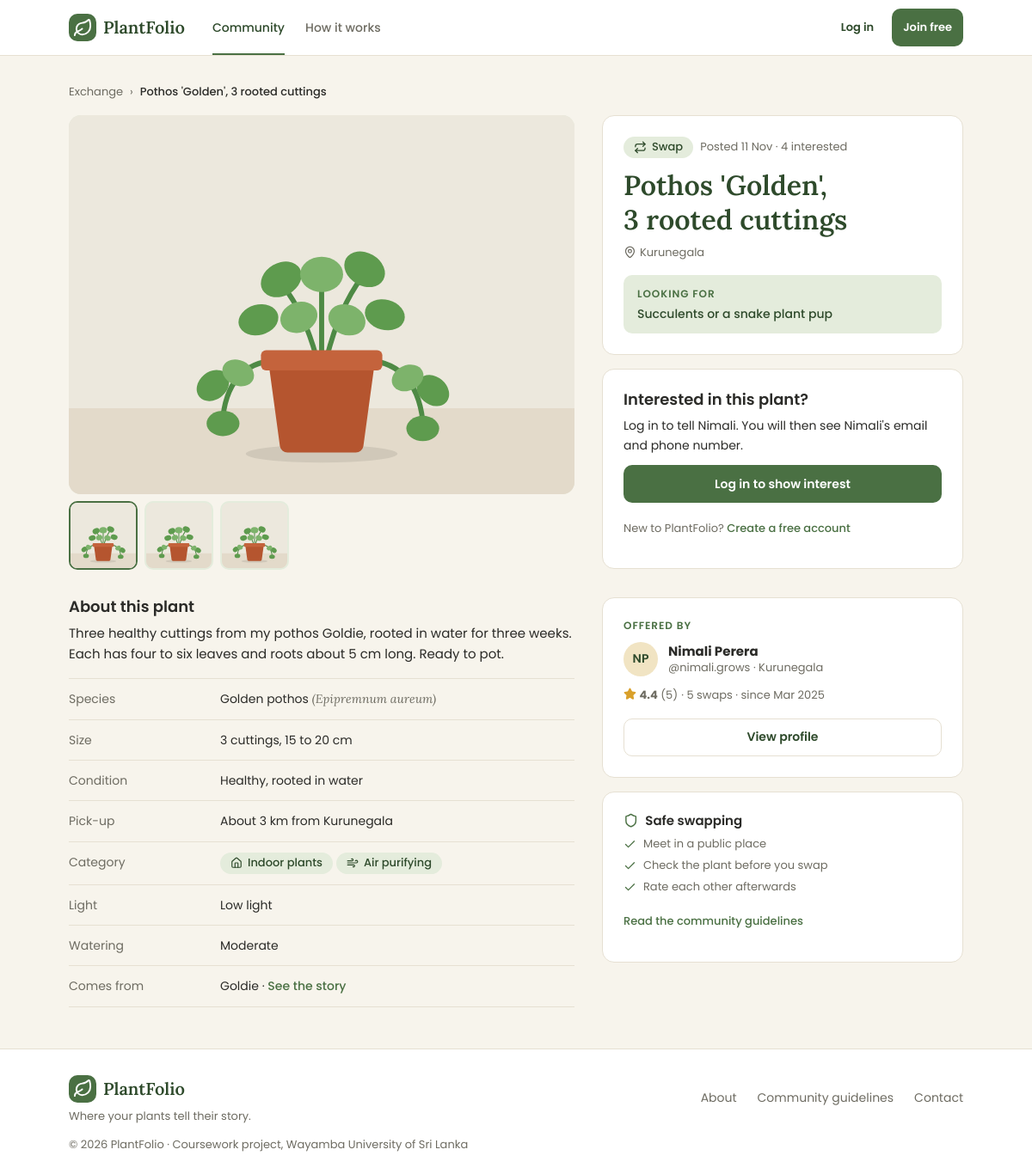
/public/listing.php?id=7, run on the app's committed database.
### tables this page shows
CREATE TABLE exchange_listings (
    id              INT UNSIGNED     NOT NULL AUTO_INCREMENT,
    user_id         INT UNSIGNED     NOT NULL,
    plant_id        INT UNSIGNED     NULL DEFAULT NULL,
    species_id      INT UNSIGNED     NULL DEFAULT NULL,
    title           VARCHAR(100)     NOT NULL,
    description     TEXT             NULL,
    type            ENUM('swap','free','either') NOT NULL DEFAULT 'swap',
    looking_for     VARCHAR(150)     NULL DEFAULT NULL,
    town_id         INT UNSIGNED     NOT NULL,
    km_from_town    TINYINT UNSIGNED NOT NULL DEFAULT 0,
    size            VARCHAR(60)      NULL DEFAULT NULL,
    plant_condition VARCHAR(100)     NULL DEFAULT NULL,    
    light_level     ENUM('low','medium','bright') NULL DEFAULT NULL,       
    water_need      ENUM('low','moderate','high') NULL DEFAULT NULL,       
    photo           VARCHAR(255)     NOT NULL,
    share_email     TINYINT(1)       NOT NULL DEFAULT 1,
    share_phone     TINYINT(1)       NOT NULL DEFAULT 0,
    status          ENUM('open','closed') NOT NULL DEFAULT 'open',
    exchanged_with  INT UNSIGNED     NULL DEFAULT NULL,
    exchanged_at    DATETIME         NULL DEFAULT NULL,
    created_at      DATETIME         NOT NULL DEFAULT CURRENT_TIMESTAMP,
    PRIMARY KEY (id),
    KEY idx_listings_user (user_id),
    KEY idx_listings_plant (plant_id),
    KEY idx_listings_species (species_id),
    KEY idx_listings_town (town_id),
    KEY idx_listings_exchanged_with (exchanged_with),
     
    KEY idx_listings_status_created (status, created_at),
    CONSTRAINT chk_listings_km CHECK (km_from_town BETWEEN 0 AND 30),
    CONSTRAINT fk_listings_user           FOREIGN KEY (user_id)        REFERENCES users (id)         ON DELETE CASCADE,
     
    CONSTRAINT fk_listings_plant          FOREIGN KEY (plant_id)       REFERENCES plants (id)        ON DELETE SET NULL,
    CONSTRAINT fk_listings_species        FOREIGN KEY (species_id)     REFERENCES plant_species (id) ON DELETE SET NULL,
    CONSTRAINT fk_listings_town           FOREIGN KEY (town_id)        REFERENCES towns (id)         ON DELETE RESTRICT,
    CONSTRAINT fk_listings_exchanged_with FOREIGN KEY (exchanged_with) REFERENCES users (id)         ON DELETE SET NULL
);

CREATE TABLE towns (
    id        INT UNSIGNED  NOT NULL AUTO_INCREMENT,
    name      VARCHAR(100)  NOT NULL,
    latitude  DECIMAL(9,6)  NOT NULL,
    longitude DECIMAL(9,6)  NOT NULL,
    PRIMARY KEY (id),
    UNIQUE KEY uq_towns_name (name)
);

CREATE TABLE users (
    id                  INT UNSIGNED     NOT NULL AUTO_INCREMENT,
    username            VARCHAR(30)      NOT NULL,
    full_name           VARCHAR(100)     NOT NULL,
    email               VARCHAR(255)     NOT NULL,
    phone               VARCHAR(20)      NULL DEFAULT NULL,
    password_hash       VARCHAR(255)     NOT NULL,
    bio                 VARCHAR(500)     NULL DEFAULT NULL,
    town_id             INT UNSIGNED     NULL DEFAULT NULL,
    km_from_town        TINYINT UNSIGNED NULL DEFAULT NULL,
    avatar              VARCHAR(255)     NULL DEFAULT NULL,
    new_plants_public   TINYINT(1)       NOT NULL DEFAULT 1,
    dashboard_reminders TINYINT(1)       NOT NULL DEFAULT 1,
    email_reminders     TINYINT(1)       NOT NULL DEFAULT 0,
    failed_logins       TINYINT UNSIGNED NOT NULL DEFAULT 0,
    locked_until        DATETIME         NULL DEFAULT NULL,
    created_at          DATETIME         NOT NULL DEFAULT CURRENT_TIMESTAMP,
    PRIMARY KEY (id),
    UNIQUE KEY uq_users_username (username),
    UNIQUE KEY uq_users_email (email),
    KEY idx_users_town (town_id),
    CONSTRAINT chk_users_km CHECK (km_from_town BETWEEN 0 AND 30),
     
    CONSTRAINT fk_users_town FOREIGN KEY (town_id) REFERENCES towns (id) ON DELETE RESTRICT
);

CREATE TABLE plants (
    id             INT UNSIGNED NOT NULL AUTO_INCREMENT,
    user_id        INT UNSIGNED NOT NULL,
    collection_id  INT UNSIGNED NULL DEFAULT NULL,
    species_id     INT UNSIGNED NULL DEFAULT NULL,
    custom_species VARCHAR(150) NULL DEFAULT NULL,    
    nickname       VARCHAR(60)  NOT NULL,
    photo          VARCHAR(255) NULL DEFAULT NULL,
    acquired_on    DATE         NULL DEFAULT NULL,
    health_status  ENUM('thriving','stable','needs_attention','sick') NOT NULL DEFAULT 'stable',
    is_public      TINYINT(1)   NOT NULL DEFAULT 1,
    created_at     DATETIME     NOT NULL DEFAULT CURRENT_TIMESTAMP,
    PRIMARY KEY (id),
    KEY idx_plants_user (user_id),
    KEY idx_plants_collection (collection_id),
    KEY idx_plants_species (species_id),
    KEY idx_plants_health (health_status),
    KEY idx_plants_public (is_public),
    CONSTRAINT fk_plants_user       FOREIGN KEY (user_id)       REFERENCES users (id)         ON DELETE CASCADE,
     
    CONSTRAINT fk_plants_collection FOREIGN KEY (collection_id) REFERENCES collections (id)   ON DELETE SET NULL,
    CONSTRAINT fk_plants_species    FOREIGN KEY (species_id)    REFERENCES plant_species (id) ON DELETE SET NULL
);

### public/listing.php (the view, shortened to what the rows shown need)
<?php
require_once __DIR__ . '/../includes/helpers.php';
require_once __DIR__ . '/../includes/mock-data.php';
$id_param = get_text('id');
$listing  = null;
if (ctype_digit($id_param)) {
    foreach ($mock_listings as $row) {
        if ($row['id'] === (int) $id_param) {
            $listing = $row;
            break;
        }
    }
}
    ?>
    <?php
$is_owner = $current_user && $listing['user_id'] === $current_user['id'];
$is_open  = $listing['status'] === 'open';
$owner       = $mock_users[$listing['user_id']];
$owner_first = first_name($owner['full_name']);
$my_row = null;
$my_interest = ($my_row && $my_row['status'] !== 'withdrawn') ? $my_row : null;
$source_plant = null;
if ($listing['plant_id'] !== null) {
    foreach (array_merge($mock_plants, $mock_community_plants) as $plant) {
        if ($plant['id'] === $listing['plant_id'] && ($plant['is_public'] || $is_owner)) {
            $source_plant = $plant;
        }
    }
}
$shared_words = implode(' and ', array_keys(array_filter([
    'email'        => $listing['share_email'],
    'phone number' => $listing['share_phone'],
])));
$type          = listing_type($listing['type']);
$posted        = format_day($listing['created_at']);
$show_distance = !$is_owner && $listing['distance_km'] !== null;
$login_url     = query_url('login.php', ['next' => 'listing.php?id=' . $listing['id']]);
$exchanged_with = (!$is_open && $is_owner && $listing['exchanged_with'] !== null)
    ? ($mock_users[$listing['exchanged_with']] ?? null)
    : null;
include __DIR__ . '/../includes/header.php';
?>
<div class="container page">
  <nav aria-label="Breadcrumb">
    <ol class="breadcrumb listing-breadcrumb">
      <li><span aria-current="page"><?= e($listing['title']) ?></span></li>
    </ol>
  </nav>
  <div class="listing-layout">
    <div class="listing-side listing-side-top">
      <section class="panel listing-summary" id="summary">
        <p class="listing-summary-meta">
          <span class="badge badge-type-<?= e($listing['type']) ?>"><?= icon($type['icon']) ?> <?= e($type['label']) ?></span>
          <span>Posted <?= e($posted) ?><?php if ($listing['interest_count'] > 0): ?> · <?= e($listing['interest_count']) ?> interested<?php endif; ?></span>
        </p>
        <h1 class="listing-title"><?= e($listing['title']) ?></h1>
        <p class="listing-place">
          <?= icon('map-pin') ?>
          <span><?= e($listing['location']) ?><?php if ($show_distance): ?> · <?= $listing['distance_km'] === 0 ? 'in your town' : 'about ' . e($listing['distance_km']) . ' km from you' ?><?php endif; ?></span>
        </p>
        <div class="listing-wants">
          <p class="label">Looking for</p>
          <p><?= e(ucfirst(listing_wants($listing))) ?></p>
        </div>
      </section>
      <section class="panel listing-interest<?= $my_interest && $is_open ? ' is-sent' : '' ?>" aria-labelledby="interest-title">
        <?php if (!$is_open): ?>
          <h2 class="panel-title" id="interest-title"><?= icon('lock') ?> This listing is closed</h2>
          <?php if ($is_owner): ?>
            <p class="listing-interest-text">
              <?= $exchanged_with ? 'You exchanged this plant with ' . e($exchanged_with['full_name']) . '.' : 'You closed this listing.' ?>
            </p>
            <a class="btn btn-primary listing-interest-btn" href="<?= e(url('my-exchanges.php')) ?>"><?= icon('repeat') ?> Go to My exchanges</a>
          <?php else: ?>
            <p class="listing-interest-text">This plant has found a new home, so the listing no longer takes interest.</p>
            <a class="btn btn-primary listing-interest-btn" href="<?= e(url('community.php?tab=exchange')) ?>"><?= icon('repeat') ?> Browse the exchange</a>
          <?php endif; ?>
        <?php elseif (!$current_user): ?>
          <h2 class="panel-title" id="interest-title">Interested in this plant?</h2>
          <p class="listing-interest-text">Log in to tell <?= e($owner_first) ?>. You will then see <?= e($owner_first) ?>'s <?= e($shared_words) ?>.</p>
          <a class="btn btn-primary listing-interest-btn" href="<?= e($login_url) ?>">Log in to show interest</a>
          <p class="listing-signup">New to PlantFolio? <a href="<?= e(url('register.php')) ?>">Create a free account</a></p>
        <?php endif; ?>
      </section>
    </div>
    <section class="listing-about" aria-labelledby="about-title">
      <h2 class="listing-about-title" id="about-title">About this plant</h2>
      <p class="listing-description"><?= e($listing['description']) ?></p>
      <dl class="listing-details">
        <div>
        </div>
        <?php if ($listing['size'] !== null): ?>
          <div><dt>Size</dt><dd><?= e($listing['size']) ?></dd></div>
        <?php endif; ?>
        <?php if ($listing['plant_condition'] !== null): ?>
          <div><dt>Condition</dt><dd><?= e($listing['plant_condition']) ?></dd></div>
        <?php endif; ?>
        <?php if ($listing['km_from_town'] !== null): ?>
          <div>
            <dt>Pick-up</dt>
            <dd><?= $listing['km_from_town'] === 0 ? 'In ' . e($listing['location']) : 'About ' . e($listing['km_from_town']) . ' km from ' . e($listing['location']) ?></dd>
          </div>
        <?php endif; ?>
        <?php if ($listing['categories']): ?>
          <div>
          </div>
        <?php endif; ?>
        <?php if ($listing['light_level'] !== null): ?>
          <div><dt>Light</dt><dd><?= e(light_levels()[$listing['light_level']]) ?></dd></div>
        <?php endif; ?>
        <?php if ($listing['water_need'] !== null): ?>
          <div><dt>Watering</dt><dd><?= e(water_needs()[$listing['water_need']]) ?></dd></div>
        <?php endif; ?>
        <?php if ($source_plant): ?>
          <div>
            <dt>Comes from</dt>
            <dd>
              <?= e($source_plant['nickname']) ?> ·
              <a class="listing-story-link" href="<?= e(url('plant.php?id=' . $source_plant['id'])) ?>">See the story<span class="visually-hidden"> of <?= e($source_plant['nickname']) ?></span></a>
            </dd>
          </div>
        <?php endif; ?>
      </dl>
    </section>
    <div class="listing-side listing-side-bottom">
      <aside class="panel listing-owner" aria-labelledby="owner-title">
        <h2 class="label" id="owner-title">Offered by</h2>
        <div class="listing-owner-member">
          <?php partial('avatar', ['member' => $owner]); ?>
          <span>
            <strong><?= e($owner['full_name']) ?></strong>
            <span class="text-small">@<?= e($owner['username']) ?> · <?= e($owner['location']) ?></span>
          </span>
        </div>
        <p class="listing-owner-stats">
          <span>· <?= e(count_words($owner['swap_count'], 'swap', 'swaps')) ?> · since <?= e(date('M Y', strtotime($owner['created_at']))) ?></span>
        </p>
      </aside>
      <aside class="panel listing-tips" aria-labelledby="tips-title">
        <h2 class="panel-title" id="tips-title"><?= icon('shield') ?> Safe swapping</h2>
      </aside>
    </div>
  </div>
</div>
<?php include __DIR__ . '/../includes/footer.php'; ?>

### partials/avatar.php
<?php
$avatar_class = 'avatar' . (isset($size) ? ' avatar-' . $size : '');
?>
<?php if (!empty($member['avatar'])): ?>
  <img class="<?= e($avatar_class) ?>" src="<?= e(photo_url($member['avatar'])) ?>" alt="">
<?php else: ?>
  <span class="<?= e($avatar_class) ?> avatar-tint-<?= e(avatar_tint($member['username'])) ?>" aria-hidden="true"><?= e(initials($member['full_name'])) ?></span>
<?php endif; ?>

### data on the page
exchange_listings: title "Pothos 'Golden', 3 rooted cuttings", type "Swap", created_at "11 Nov", looking_for "Succulents or a snake plant pup", user.full_name "Nimali", shared_words "email and phone number", description "Three healthy cuttings from my pothos Goldie, rooted in water for three weeks. Each has four to six leaves and roots about 5 cm long. Ready to pot.", size "3 cuttings, 15 to 20 cm", plant_condition "Healthy, rooted in water", km_from_town "3", light_level "Low light", water_need "Moderate", user.full_name "Nimali Perera", user.username "nimali.grows", user.name "Kurunegala", user "5 swaps", user.created_at "Mar 2025"
towns: name "Kurunegala"
plants: nickname "Goldie"
users: full_name "NP"

### other printed values
$link['label'] "Community"
$link['label'] "How it works"
$listing['interest_count'] "4"
$listing['common_name'] "Golden pothos"
$listing['scientific_name'] "Epipremnum aureum"
listing_categories()[$key]['label'] "Indoor plants"
listing_categories()[$key]['label'] "Air purifying"
$rating['rating_avg'] "4.4"
$rating['rating_count'] "5"
$link['label'] "About"
$link['label'] "Community guidelines"
$link['label'] "Contact"
